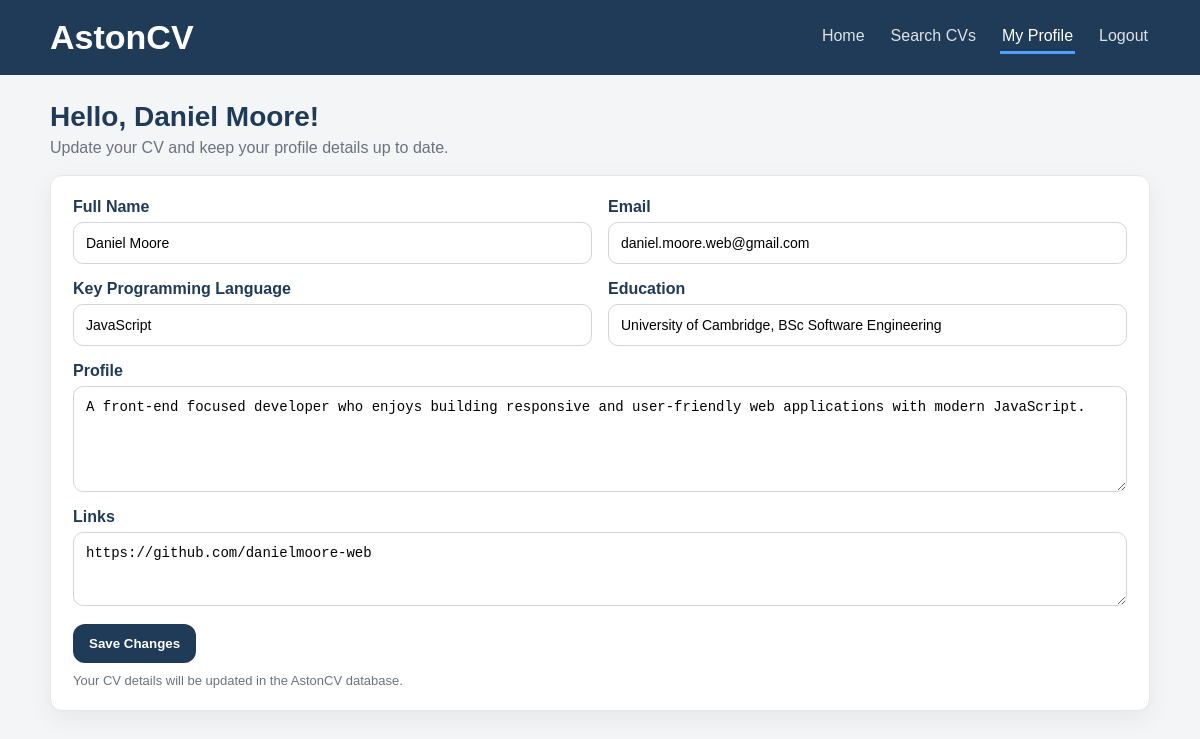
/updatecv.php (signed in), run on the app's committed database.
### tables this page shows
CREATE TABLE `cvs` (
  `id` bigint UNSIGNED NOT NULL,
  `name` varchar(100) NOT NULL,
  `email` varchar(100) NOT NULL,
  `password` varchar(255) NOT NULL,
  `keyprogramming` varchar(255) DEFAULT NULL,
  `profile` varchar(500) DEFAULT NULL,
  `education` varchar(500) DEFAULT NULL,
  `URLlinks` varchar(500) DEFAULT NULL
);

### updatecv.php (the view, shortened to what this page needs)
<?php
include 'database.php';
$user_id = $_SESSION['user_id'];
$stmt = $conn->prepare("SELECT name, email, keyprogramming, profile, education, URLlinks FROM cvs WHERE id = ?");
$stmt->bind_param("i", $user_id);
$stmt->execute();
$result = $stmt->get_result();
$user = $result->fetch_assoc();
$name = $user['name'] ?? '';
$email = $user['email'] ?? '';
$keyprogramming = $user['keyprogramming'] ?? '';
$profile = $user['profile'] ?? '';
$education = $user['education'] ?? '';
$URLlinks = $user['URLlinks'] ?? '';
?>
<!DOCTYPE html>
<html lang="en">
<head>
    <link rel="stylesheet" href="register.css">
</head>
<body>
    <header class="topbar main-header">
        <div class="container topbar-inner">
            <div class="brand">
                <h1 class="name">AstonCV</h1>
            </div>
            <nav class="nav">
                <a href="index.php" class="nav-link">Home</a>
                <a href="search.php" class="nav-link">Search CVs</a>
                <a href="updatecv.php" class="nav-link active">My Profile</a>
                <form method="POST" action="logout.php" style="display:inline;">
                    <button type="submit" class="nav-link" style="background:none; border: none; cursor: pointer;">Logout</button>
                </form>
            </nav>
        </div>
    </header>
    <main class="container">
        <h2 class="page-title">Hello, <?php echo htmlspecialchars($name); ?>!</h2>
        <p class="page-subtitle">Update your CV and keep your profile details up to date.</p>
        <section class="contact-me">
        <form method="POST" action="updatecv.php">
            <div class="grid">
                <div class="field">
                    <label for="name">Full Name </label>
                    <input
                        id="name"
                        name="name"
                        type="text"
                        required
                        value="<?php echo htmlspecialchars($name); ?>"
                    />
                </div>
                <div class="field">
                    <label for="email">Email </label>
                    <input
                        id="email"
                        name="email"
                        type="email"
                        required
                        value="<?php echo htmlspecialchars($email); ?>"
                    />
                </div>
                <div class="field">
                    <label for="keyprogramming">Key Programming Language </label>
                    <input
                        id="keyprogramming"
                        name="keyprogramming"
                        type="text"
                        placeholder="e.g. PHP, JavaScript, Python"
                        value="<?php echo htmlspecialchars($keyprogramming); ?>"
                    />
                </div>
                <div class="field">
                    <label for="education">Education </label>
                    <input
                        id="education"
                        name="education"
                        type="text"
                        placeholder="e.g. Aston University"
                        value="<?php echo htmlspecialchars($education); ?>"
                    />
                </div>
            </div>
            <div class="field full">
                <label for="profile">Profile </label>
                <textarea
                    id="profile"
                    name="profile"
                    rows="5"
                    placeholder="Write a short profile about yourself..."
                ><?php echo htmlspecialchars($profile); ?></textarea>
            </div>
            <div class="field full">
                <label for="URLlinks">Links </label>
                <textarea
                    id="URLlinks"
                    name="URLlinks"
                    rows="3"
                    placeholder="e.g. github.com/yourname"
                ><?php echo htmlspecialchars($URLlinks); ?></textarea>
            </div>
            <div class="submit">
                <button type="submit" class="btn">Save Changes</button>
                <p class="hint">Your CV details will be updated in the AstonCV database.</p>
            </div>
        </form>
        </section>
    </main>
</body>
</html>

### register.css (style rules this page uses)
* { box-sizing: border-box; }
body { margin: 0; font-family: Arial, Helvetica, sans-serif; background: #f3f5f7; color: #1f2937; }
.container { width: min(1100px, 92%); margin: 0 auto; }
.topbar { background: #1f3b57; color: white; padding: 18px 0; }
.topbar-inner { display: flex; justify-content: space-between; align-items: center; gap: 20px; }
.name { margin: 0; font-size: 34px; font-weight: 700; }
.nav { display: flex; gap: 22px; flex-wrap: wrap; }
.nav-link { color: white; text-decoration: none; opacity: 0.85; padding: 6px 2px; border-bottom: 3px solid transparent; transition: opacity 0.2s ease, border-color 0.2s ease; }
.nav-link.active { opacity: 1; border-bottom-color: #4ea1ff; }
.nav form { display: inline; margin: 0; }
.nav button.nav-link { background: none; border: none; cursor: pointer; font: inherit; color: white; opacity: 0.85; padding: 6px 2px; border-bottom: 3px solid transparent; transition: opacity 0.2s ease, border-color 0.2s ease; }
.page-title { margin: 26px 0 6px; color: #1f3b57; font-size: 28px; }
.page-subtitle { margin: 0 0 18px; color: #6b7280; }
.contact-me { background: white; border: 1px solid #e5e7eb; border-radius: 12px; box-shadow: 0 8px 24px rgba(0, 0, 0, 0.06); padding: 22px; }
.grid { display: grid; grid-template-columns: repeat(2, minmax(220px, 1fr)); gap: 16px; }
.field { display: flex; flex-direction: column; gap: 6px; }
.field.full { margin-top: 16px; }
label, legend { font-weight: 700; color: #1f3b57; }
input, textarea { border: 1px solid #d1d5db; border-radius: 10px; padding: 12px; font-size: 14px; outline: none; }
textarea { resize: vertical; }
.submit { margin-top: 18px; display: flex; flex-direction: column; gap: 10px; }
.btn { border: 0; background: #1f3b57; color: white; padding: 12px 16px; border-radius: 12px; font-weight: 700; cursor: pointer; width: fit-content; text-decoration: none; display: inline-block; transition: transform 0.25s ease, box-shadow 0.25s ease, filter 0.25s ease; }
.hint { margin: 0; color: #6b7280; font-size: 13px; }

### data on the page
cvs: name "Daniel Moore", email "daniel.moore.web@gmail.com", keyprogramming "JavaScript", education "University of Cambridge, BSc Software Engineering", profile "A front-end focused developer who enjoys building responsive and user-friendly web applications with modern JavaScript.", URLlinks "https://github.com/danielmoore-web"
